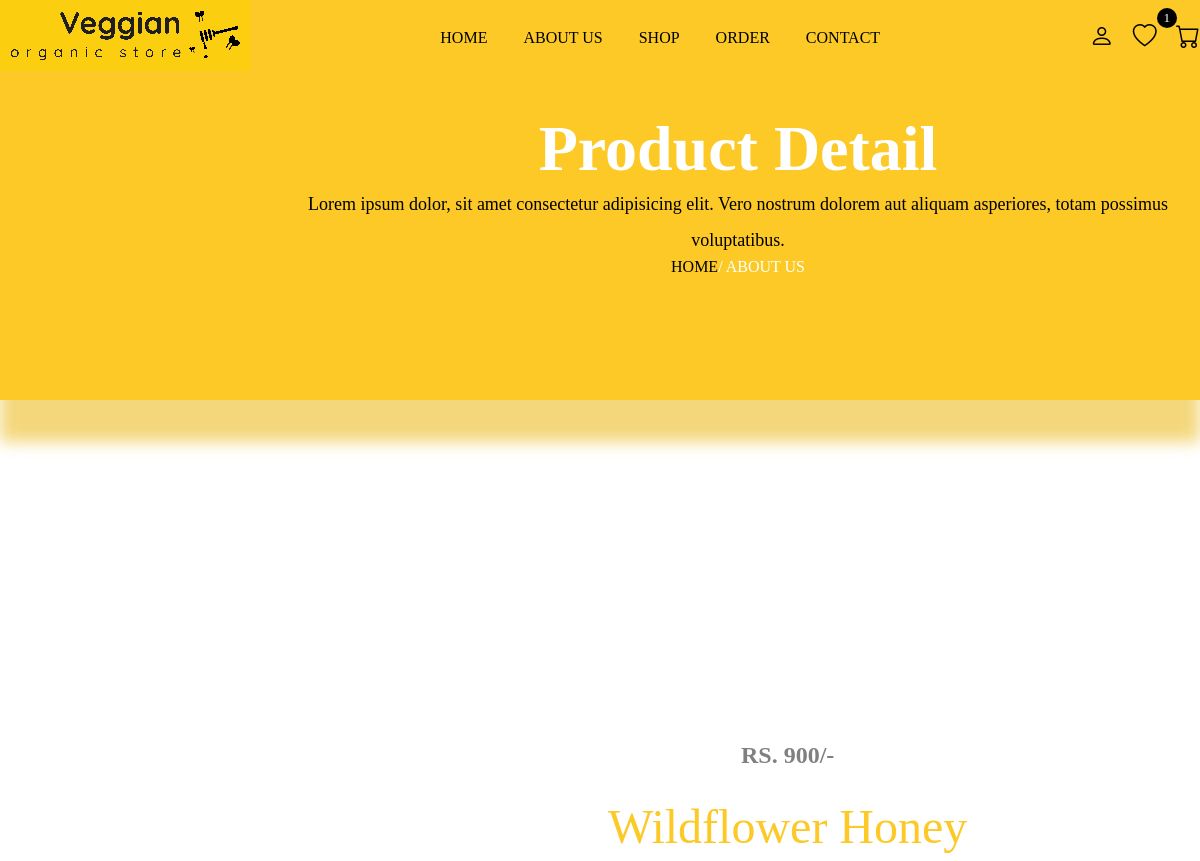
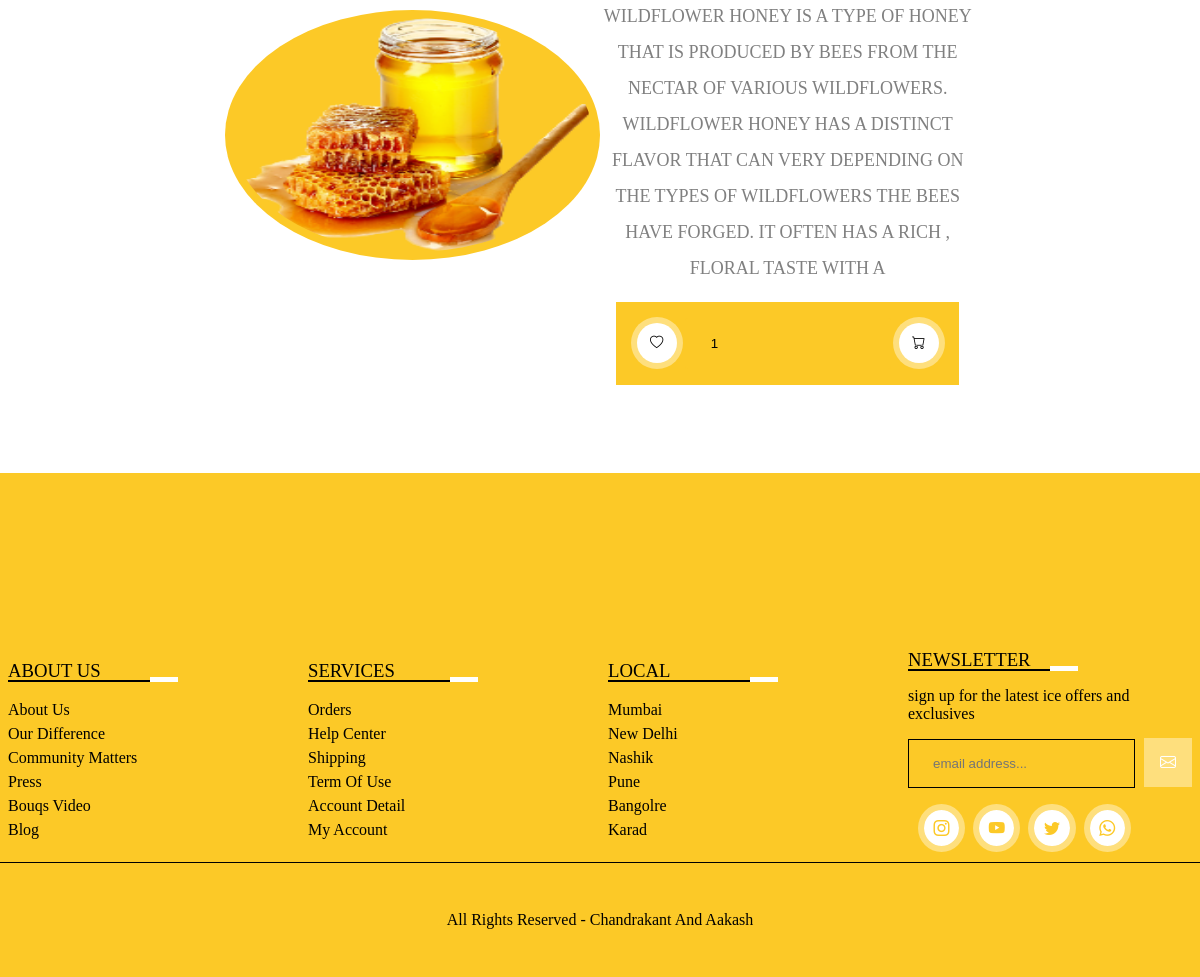
The app's page /view_page.php?pid=5 (signed in) with its own data (2 pictures, top to bottom).
### tables this page shows
CREATE TABLE `products` (
  `id` int(255) NOT NULL,
  `name` varchar(255) NOT NULL,
  `price` varchar(255) NOT NULL,
  `product_details` varchar(255) NOT NULL,
  `image` varchar(355) NOT NULL
);

### view_page.php (the view, shortened to what this page needs)
<?php
    include 'connection.php';
?>
<!DOCTYPE html>
<html lang="en">
<head>
    <link rel="stylesheet" href="https://cdn.jsdelivr.net/npm/bootstrap-icons@1.11.1/font/bootstrap-icons.css">
    <link rel="stylesheet" href="main.css">
</head>
<body>
    <?php include 'header.php'?>
    <div class="banner">
        <div class="details">
            <h1>product detail</h1>
            <p>Lorem ipsum dolor, sit amet consectetur adipisicing elit. Vero nostrum dolorem aut aliquam asperiores, totam possimus voluptatibus.</p>
            <a href="index.php">home</a><span>/ about us</span>
        </div>
    </div>
    <section class="view_page">
            <?php
                if (isset($_GET['pid'])) {
                    $pid = $_GET['pid'];
                    $select_products = mysqli_query($conn, "SELECT * FROM `products` WHERE id='$pid'") or die('query failed');
                    if (mysqli_num_rows($select_products)>0) {
                        while($fetch_products = mysqli_fetch_assoc($select_products)){
            ?>
            <div class="box-container">
            <form method="post" class="box">
                 <img src="img/<?php echo $fetch_products['image']; ?>">
                 <div class="detail">
                    <div class="price">Rs. <?php echo $fetch_products['price']; ?>/-</div>
                    <div class="name"><?php echo $fetch_products['name']; ?></div>
                    <div class="detail"><?php echo $fetch_products['product_details']; ?></div>
                    <div class="icon">
                        <button type="submit" name="add_to_wishlist" class="bi bi-heart"></button>
                        <input type="number" name="product_quantity" value="1" min="1" class="quantity">
                        <button type="submit" name="add_to_cart" class="bi bi-cart"></button>
                    </div>
                 </div>
            </form>
            </div>
            <?php
                        }
                    }
                }
            ?>
    </section>
    <?php include 'footer.php'?>
</body>
</html>

### main.css (style rules this page uses)
* { margin:0; padding:0; box-sizing:border-box; }
:root { --box-shadow: 0px 0px 0px 6px rgb(255 255 255/40%); --box-shadow2: 0px 0px 0px 6px rgba(255, 255, 255, 0.136); --orange: #fcc927; }
a { text-decoration: none; }
input, button, textarea, select { outline: none; border: 1px solid #55555544; background: transparent; width: 100%; padding: 1rem 1.5rem; border-radius: 10px; margin: 1rem 0; }
button { cursor: pointer; }
.banner { background: var(--orange); width: 100%; height: 50vh; position: relative; z-index: 1; }
.banner::before { position: absolute; content: ''; bottom: -18%; right: 0; background-image: url(img/banner.png); width: 316px; height: 245px; background-size: 216px; background-repeat: no-repeat; }
.banner .details { position: absolute; padding: 7rem 0; left: 23%; text-align: center; z-index: 200; }
.banner .details h1 { font-size: 4rem; color: #fff; text-transform: capitalize; }
.banner .details p { font-size: 18px; line-height: 2; }
.banner .details a { text-transform: uppercase; color: #000; }
.banner .details span { color: #fff; text-transform: uppercase; }
.box-container { padding: 2% 8%; display: grid; grid-template-columns: repeat(auto-fit, minmax(20rem, 1fr)); column-gap: 1rem; }
.box-container .box, .popular-brands-content .card { background: #fff; box-shadow: var(--box-shadow); padding: 2rem; margin: 1rem; text-align: center; border-radius: 10px; line-height: 2; text-transform: uppercase; position: relative; }
.box-container .box img { width: 100%; height: 250px; }
.box-container .box .icon, .popular-brands-content .card .icon { display: flex; padding: 0; justify-content: center; align-items: center; background: var(--orange); margin: 1rem; }
.box-container .box button, .popular-brands-content .card button { border: none; cursor: pointer; }
.box-container .box .icon button, .box-container .box .icon a, .popular-brands-content .card button, .popular-brands-content .card a { width: 40px; height: 40px; border-radius: 50%; padding: 0; display: flex; justify-content: center; align-items: center; color: #000; background: #fff; margin: .5rem; box-shadow: var(--box-shadow); }
.price { position: absolute; text-align: 5%; left: 5%; top: 5%; font-weight: bold; font-size: 1.5rem; }
.view_page { padding: 5% 8%; }
.view_page form { display: grid; grid-template-columns: repeat(auto-fit, minmax(35px, 1fr)); justify-content: center; align-items: center; }
.view_page form img { width: 95%; height: 85%; padding: .5rem; border-radius: 50%; background: var(--orange); }
.view_page form .name { font-size: 3rem; margin-bottom: -1rem; text-transform: capitalize; color: var(--orange); }
.view_page form .detail, .view_page form .price { font-size: 18px; color: gray; line-height: 2; }
.view_page form .price { font-size: 24px; position: relative; left: 0; }
.view_page form .quantity { width: 60%; box-shadow: none; border: 2px solid var(--orange); border-radius: 3px; margin-top: 1rem; }
.view_page button { background: transparent; outline: none; color: #000; margin-top: 1rem; padding: .8rem 1rem; cursor: pointer; }

### records on screen
products: image (picture), price "900", name "Wildflower Honey", product_details "WILDFLOWER HONEY IS A TYPE OF HONEY THAT IS PRODUCED BY BEES FROM THE NECTAR OF VARIOUS WILDFLOWERS. WILDFLOWER HONEY HAS A DISTINCT FLAVOR THAT CAN VERY DEPENDING ON THE TYPES OF WILDFLOWERS THE BEES HAVE FORGED. IT OFTEN HAS A RICH , FLORAL TASTE WITH A"

### other values on screen
$wishlist_num_rows "1"
